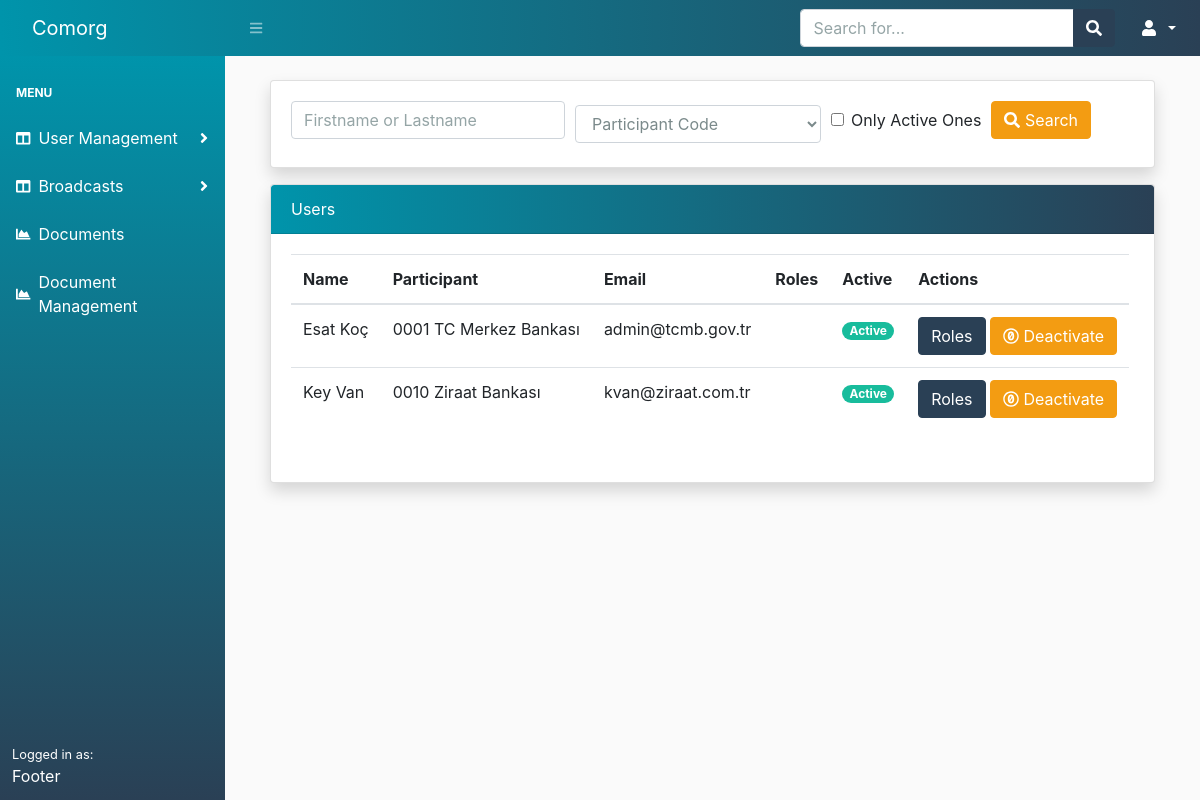
Screenshot of /accounts/ with the database file from the repository.
### account/models.py (models this page shows, shortened)
class User(AbstractUser):
    username = None
    email = models.EmailField(_('email address'), unique=True)
    participant = models.ForeignKey(
        Participant,
        on_delete=models.CASCADE,
        related_name='users')
    is_staff = models.BooleanField(default=False)
    is_active = models.BooleanField(default=True)
    USERNAME_FIELD = 'email'
    REQUIRED_FIELDS = ['participant']
    objects = UserManager()
    class Meta:
        permissions = [
            ('can_activate_user', 'Can activate user'),
            ('can_assing_role', 'Can assing role'),
        ]
    def get_group_names(self):
        return list(self.groups.values_list('name', flat=True))

class Participant(models.Model):
    name = models.CharField(max_length=140)
    code = models.CharField(max_length=4, unique=True, validators=[participant_code_not_zero])
    created = models.DateTimeField(auto_now_add=True)
    class Meta:
        db_table = 'participants'
        ordering = ('code', )
    def __str__(self):
        return f'{self.code} {self.name}'

### account/views.py (the view)
# urls.py: path('', views.account_list, name='account_list'),
def account_list(request):
    participant_code = request.GET.get('participant_code')
    name = request.GET.get('name')
    active = request.GET.get('active')
    users = User.objects.select_related('participant').all()
    roles = Group.objects.values_list('name', flat=True)
    participants = Participant.objects.all()
    if participant_code:
        participant = get_object_or_404(Participant, code=participant_code)
        users = users.filter(participant=participant)
    if active == 'selected':
        users = users.filter(is_active=True)
    if name:
        users = users.filter(
            Q(first_name__icontains=name) | Q(last_name__icontains=name)
        )
    return render(request, 'account/users/list.html', {
        'users': users,
        'roles': roles,
        'participants': participants
    })

### account/templates/account/users/list.html (shortened to what this page needs)
{% extends 'core/base.html' %}
{% block content %}
<div class="container-fluid mb-3">
    <div class="col-md-12">
        <div class="card shadow scroll">
            <div class="card-body">
                <form method="GET">
                    <div class="form-row align-items-center">
                        <div class="col-auto">
                            <input type="text" name="name" class="form-control mb-2" id="inlineFormInput" placeholder="Firstname or Lastname">
                        </div>
                        <div class="col-auto">
                            <select class="form-control" name="participant_code" id="inlineFormInputGroup">
                                <option value="">Participant Code</option>
                            </select>
                        </div>
                        <div class="col-auto">
                            <div class="form-check mb-2">
                                <input class="form-check-input" value="selected" type="checkbox" id="autoSizingCheck" name="active">
                                <label class="form-check-label" for="autoSizingCheck">
                                Only Active Ones
                                </label>
                            </div>
                        </div>
                        <div class="col-auto">
                            <button type="submit" class="btn btn-warning mb-2"><i class="fas fa-search"></i> Search </button>
                        </div>
                    </div>
                </form>
            </div>
        </div>
    </div>
</div>
<div class="container-fluid">
    <div class="col-md-12">
        <div class="card shadow scroll">
            <div class="card-header bg-dark-custom">Users</div>
            <div class="card-body">
                <div class="table table-responsive">
                    <table class="table table-hover table-responsive">
                        <thead>
                            <tr>
                                <th>Name</th>
                                <th>Participant</th>
                                <th>Email</th>
                                <th>Roles</th>
                                <th>Active</th>
                                <th>Actions</th>
                            </tr>
                        </thead>
                        <tbody>
                            {% for u in users %}
                                <tr>
                                    <td>{{ u.first_name }} {{ u.last_name }}</td>
                                    <td>{{ u.participant }}</td>
                                    <td>{{ u.email }}</td>
                                    <td>
                                    <td>
                                        {% if u.is_active %}
                                            <span class="badge badge-pill badge-success">Active</span>
                                        {% else %}
                                            <span class="badge badge-pill badge-secondary">Passive</span>
                                        {% endif %}
                                    </td>
                                    <td>
                                        <button href="" class="btn btn btn-primary" type="button" data-toggle="modal"
                                        data-target="#roleSelectModal{{ u.id }}">Roles</button>
                                        {% if u.is_active %}
                                            <a href="{% url 'account:deactivate_user' u.id %}"
                                                class="btn btn-warning"
                                                type="button" data-toggle="tooltip"
                                                data-placement="left" title="Deactivate">
                                                <i class="fab fa-creative-commons-zero"></i> Deactivate
                                            </a>
                                        {% endif %}
                                    </td>
                                </tr>
                            {% endfor %}
                        </tbody>
                    </table>
                </div>
            </div>
        </div>
    </div>
</div>
{% endblock %}

### core/static/core/css/custom.css (style rules this page uses)
body { background-color: #fafafa; font-family: -apple-system, BlinkMacSystemFont, 'Segoe UI', Roboto, Oxygen, Ubuntu, Cantarell, 'Open Sans', 'Helvetica Neue', sans-serif; }
.bg-dark-custom { background-image: linear-gradient(to left, var(--blue), var(--cyan)); color:white; }
.scroll { max-height: 500px; overflow-y: auto; }

### rows the page displays
User: first_name "Esat", last_name "Koç", participant "0001 TC Merkez Bankası", email "admin@tcmb.gov.tr", is_active "Active"
User: first_name "Key", last_name "Van", participant "0010 Ziraat Bankası", email "kvan@ziraat.com.tr", is_active "Active"
